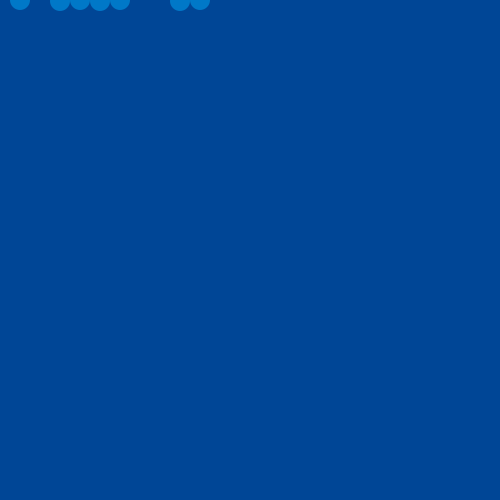
Frame 1 (no input)
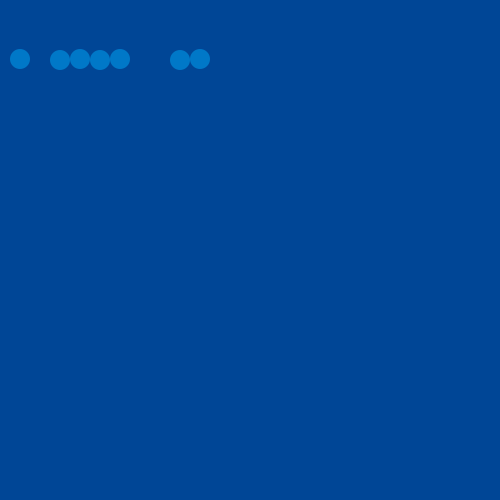
Frame 60 (the mouse pressed at the canvas centre just before this capture)
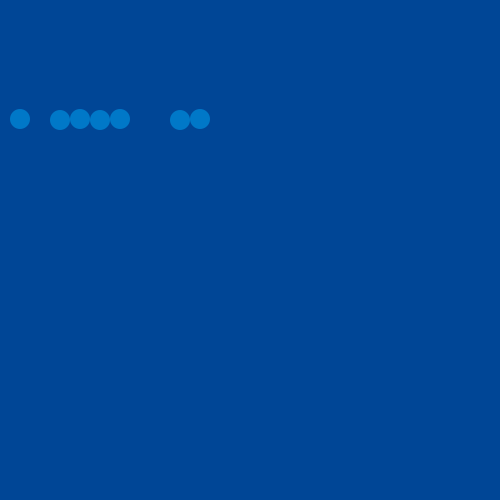
Frame 120 (the mouse held since frame 60 and released just before this capture)

The Processing sketch that drew these frames (run headless with seeded random() and noise(); from frame 60 on, the mouse is pressed at the canvas centre):

// Processing sketch: processing_33190
// ── processing_33190.pde

int x = 0;
int y = 0;


void setup() {
size(500,500);
background(0,70,150);
noStroke();

smooth();
}
//rain

void draw (){
background(0,70,150);
fill(0,120,200);
ellipse(20,y,20,20);
x++;
y+=1;

ellipse(60,y,20,20);
x++;
y-=1;

ellipse(80,y,20,20);
x++;
y+=1;

ellipse(100,y,20,20);
x++;
y-=1;

ellipse(120,y,20,20);
x++;
y+=1;

ellipse(180,y,20,20);
x++;
y-=1;

ellipse(200,y,20,20);
x++;
y+=1;
}
